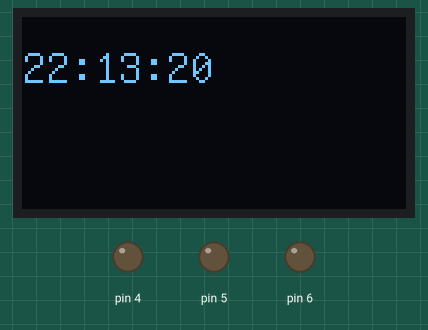
A sketch run on a simulated Arduino Uno, built with avr-gcc and run on an emulated ATmega328P. Shown: 128×64 one-colour display, output pins drawn as LEDs (lit = HIGH). The local clock reads 2024-03-15 10:24:30 at power-on unless the sketch sets it; what the sketch prints to the serial monitor is not drawn.

Above: at 0.2 s.
At 4.6 s:
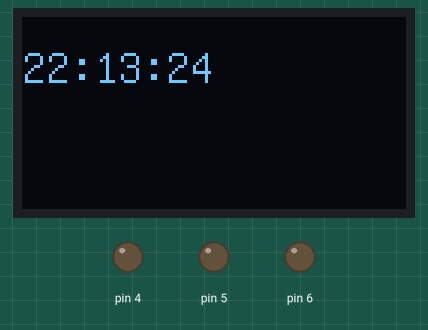
At 9.0 s:
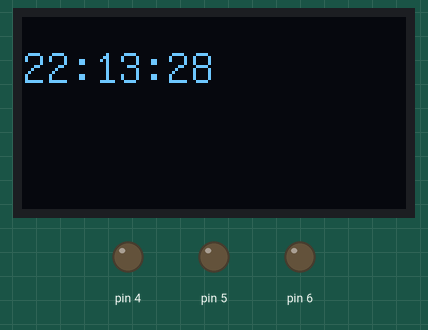
At 20.0 s:
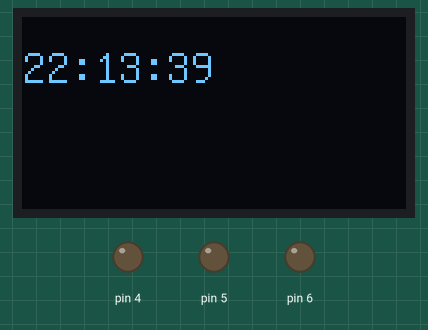
At 28.8 s:
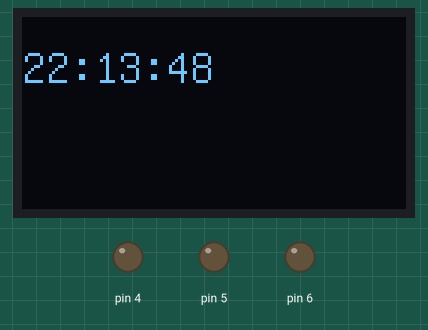
At 38.7 s:
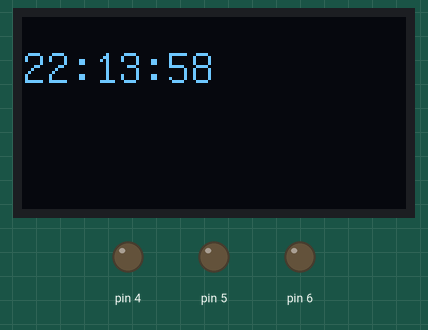

The sketch:

Arduino_RealTimeClock_ArduinoCode_Adam_Clarke_te23a.ino
```cpp
//Name: Real time alarm clock (without sound).
//Aurthor: Adam Clarke te23a.
//Date: 2024-11-12.

#include "U8glib.h" //Inkluderar U8g bibiloteket
U8GLIB_SSD1306_128X64 u8g(U8G_I2C_OPT_NO_ACK);  // Display which does not send AC

#include <RTClib.h> // Inkluderar bibilotektet för klockan
#include <Wire.h> //Inkluderar någonting
RTC_DS3231 rtc;
void setup()
{
  u8g.setFont(u8g_font_unifont);
  Serial.begin(9600);
  Wire.begin();
  rtc.begin();
  rtc.adjust(DateTime(F(__DATE__),F(__TIME__)));
  //rtc.adjust(DateTime(2019, 1, 21, 5, 0, 0));
  pinMode(4, OUTPUT);
  pinMode(5, OUTPUT);
  pinMode(6, OUTPUT);
  digitalWrite(4, LOW);
  digitalWrite(5, LOW);
  digitalWrite(6, LOW);
}
void loop()
{
  DateTime now = rtc.now();
  Serial.println("Time is now: " + String(now.hour()) + ":" + String(now.minute()) + ":" + String(now.second())); //Beskriver vad som ska printas ut i serial monitorn
  draw(String(now.hour()) + ":" + String(now.minute()) + ":" + String(now.second()));
  if (now.minute() >= 30) {
    digitalWrite(4, HIGH);
    if (now.minute() >= 35) {
      digitalWrite(5, HIGH);
      if (now.minute() >= 40) {
        digitalWrite(6, HIGH);
      }
    }
  }

  delay(1000);
}


void draw(String text) {
  // graphic commands to redraw the complete screen should be placed here
  //u8g.setFont(u8g_font_osb21);
  u8g.firstPage();
  do {
    u8g.drawStr( 0, 22, text.c_str());
  } while( u8g.nextPage() );
}
```

Measured:
- what the display in image 0 shows lasts 1.1 s, from 0.1 s to 1.2 s
